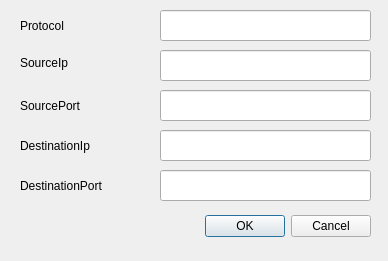
<?xml version="1.0" encoding="UTF-8"?>
<ui version="4.0">
 <class>FilterWindow</class>
 <widget class="QDialog" name="FilterWindow">
  <property name="geometry">
   <rect>
    <x>0</x>
    <y>0</y>
    <width>388</width>
    <height>261</height>
   </rect>
  </property>
  <property name="windowTitle">
   <string>Dialog</string>
  </property>
  <widget class="QDialogButtonBox" name="buttonBox">
   <property name="geometry">
    <rect>
     <x>30</x>
     <y>210</y>
     <width>341</width>
     <height>32</height>
    </rect>
   </property>
   <property name="orientation">
    <enum>Qt::Horizontal</enum>
   </property>
   <property name="standardButtons">
    <set>QDialogButtonBox::Cancel|QDialogButtonBox::Ok</set>
   </property>
  </widget>
  <widget class="QLineEdit" name="packetSourcePort">
   <property name="geometry">
    <rect>
     <x>160</x>
     <y>90</y>
     <width>211</width>
     <height>31</height>
    </rect>
   </property>
   <property name="focusPolicy">
    <enum>Qt::StrongFocus</enum>
   </property>
   <property name="toolTip">
    <string>&lt;html&gt;&lt;head/&gt;&lt;body&gt;&lt;p&gt;source port&lt;/p&gt;&lt;/body&gt;&lt;/html&gt;</string>
   </property>
  </widget>
  <widget class="QLabel" name="label_2">
   <property name="geometry">
    <rect>
     <x>20</x>
     <y>47</y>
     <width>90</width>
     <height>31</height>
    </rect>
   </property>
   <property name="text">
    <string>SourceIp</string>
   </property>
  </widget>
  <widget class="QLineEdit" name="packetSourceIp">
   <property name="geometry">
    <rect>
     <x>160</x>
     <y>50</y>
     <width>211</width>
     <height>31</height>
    </rect>
   </property>
   <property name="focusPolicy">
    <enum>Qt::StrongFocus</enum>
   </property>
   <property name="toolTip">
    <string>&lt;html&gt;&lt;head/&gt;&lt;body&gt;&lt;p&gt;source ip&lt;/p&gt;&lt;/body&gt;&lt;/html&gt;</string>
   </property>
   <property name="toolTipDuration">
    <number>10</number>
   </property>
  </widget>
  <widget class="QLabel" name="label_3">
   <property name="geometry">
    <rect>
     <x>20</x>
     <y>130</y>
     <width>90</width>
     <height>31</height>
    </rect>
   </property>
   <property name="text">
    <string>DestinationIp</string>
   </property>
  </widget>
  <widget class="QLabel" name="label_6">
   <property name="geometry">
    <rect>
     <x>20</x>
     <y>170</y>
     <width>107</width>
     <height>31</height>
    </rect>
   </property>
   <property name="text">
    <string>DestinationPort</string>
   </property>
  </widget>
  <widget class="QLabel" name="label">
   <property name="geometry">
    <rect>
     <x>20</x>
     <y>10</y>
     <width>90</width>
     <height>31</height>
    </rect>
   </property>
   <property name="text">
    <string>Protocol</string>
   </property>
  </widget>
  <widget class="QLineEdit" name="packetDestinationPort">
   <property name="geometry">
    <rect>
     <x>160</x>
     <y>170</y>
     <width>211</width>
     <height>31</height>
    </rect>
   </property>
   <property name="focusPolicy">
    <enum>Qt::StrongFocus</enum>
   </property>
   <property name="toolTip">
    <string>&lt;html&gt;&lt;head/&gt;&lt;body&gt;&lt;p&gt;destination port&lt;/p&gt;&lt;/body&gt;&lt;/html&gt;</string>
   </property>
   <property name="whatsThis">
    <string>&lt;html&gt;&lt;head/&gt;&lt;body&gt;&lt;p&gt;destination port&lt;/p&gt;&lt;/body&gt;&lt;/html&gt;</string>
   </property>
  </widget>
  <widget class="QLineEdit" name="packetDestinationIp">
   <property name="geometry">
    <rect>
     <x>160</x>
     <y>130</y>
     <width>211</width>
     <height>31</height>
    </rect>
   </property>
   <property name="focusPolicy">
    <enum>Qt::StrongFocus</enum>
   </property>
   <property name="toolTip">
    <string>&lt;html&gt;&lt;head/&gt;&lt;body&gt;&lt;p&gt;destination ip&lt;/p&gt;&lt;/body&gt;&lt;/html&gt;</string>
   </property>
  </widget>
  <widget class="QLabel" name="label_5">
   <property name="geometry">
    <rect>
     <x>20</x>
     <y>90</y>
     <width>107</width>
     <height>31</height>
    </rect>
   </property>
   <property name="text">
    <string>SourcePort</string>
   </property>
  </widget>
  <widget class="QLineEdit" name="packetType">
   <property name="geometry">
    <rect>
     <x>160</x>
     <y>10</y>
     <width>211</width>
     <height>31</height>
    </rect>
   </property>
   <property name="focusPolicy">
    <enum>Qt::StrongFocus</enum>
   </property>
   <property name="toolTip">
    <string>&lt;html&gt;&lt;head/&gt;&lt;body&gt;&lt;p&gt;source ip&lt;/p&gt;&lt;/body&gt;&lt;/html&gt;</string>
   </property>
   <property name="toolTipDuration">
    <number>10</number>
   </property>
  </widget>
 </widget>
 <resources/>
 <connections>
  <connection>
   <sender>buttonBox</sender>
   <signal>accepted()</signal>
   <receiver>FilterWindow</receiver>
   <slot>accept()</slot>
   <hints>
    <hint type="sourcelabel">
     <x>248</x>
     <y>254</y>
    </hint>
    <hint type="destinationlabel">
     <x>157</x>
     <y>274</y>
    </hint>
   </hints>
  </connection>
  <connection>
   <sender>buttonBox</sender>
   <signal>rejected()</signal>
   <receiver>FilterWindow</receiver>
   <slot>reject()</slot>
   <hints>
    <hint type="sourcelabel">
     <x>316</x>
     <y>260</y>
    </hint>
    <hint type="destinationlabel">
     <x>286</x>
     <y>274</y>
    </hint>
   </hints>
  </connection>
 </connections>
</ui>
